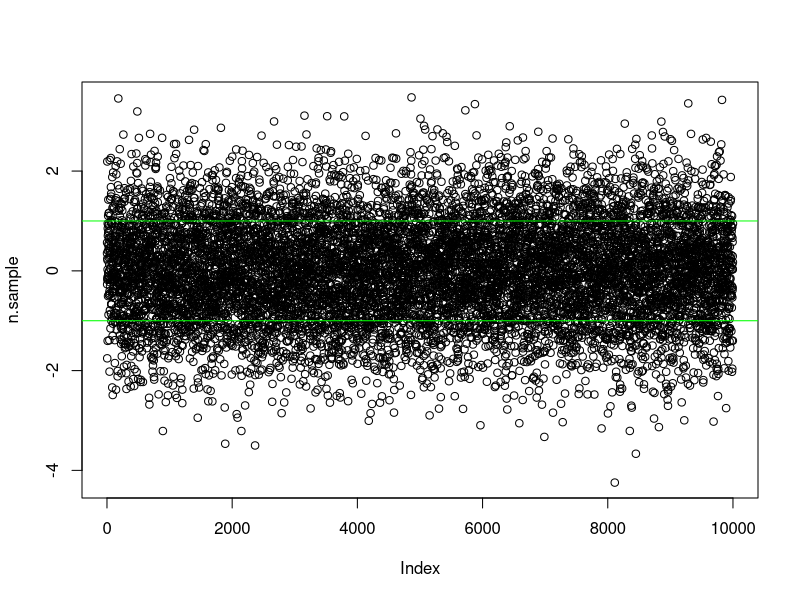

The R source for this figure:
setwd('/HDD/Code/R/DataMining')

n <- 10000
n.sample <- rnorm(n, mean=0, sd=1)

# Quantity of numbers that falls between -1 and 1
percent <- sum((n.sample >= -1) & (n.sample <= 1)) / n

# Result
print(paste(
  percent * 100,
  "% falls between -1 and 1"
))

# Plot
plot(n.sample)
abline(h=1, col="green")
abline(h=-1, col="green")

###########
size <- 100000
counter <- 0
for (i in rnorm(size)){
  if (i > -1 & i <1){
    counter <- counter +1
  }
}

result <- (counter/size)
print(result)
